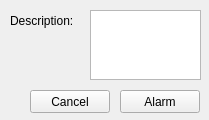
<?xml version="1.0" encoding="UTF-8"?>
<ui version="4.0">
 <class>SilentAlarmWidget</class>
 <widget class="QWidget" name="SilentAlarmWidget">
  <property name="geometry">
   <rect>
    <x>0</x>
    <y>0</y>
    <width>209</width>
    <height>120</height>
   </rect>
  </property>
  <property name="windowTitle">
   <string>Silent Alarm</string>
  </property>
  <widget class="QLabel" name="label">
   <property name="geometry">
    <rect>
     <x>10</x>
     <y>10</y>
     <width>71</width>
     <height>21</height>
    </rect>
   </property>
   <property name="text">
    <string>Description:</string>
   </property>
  </widget>
  <widget class="QPlainTextEdit" name="plainTextEdit">
   <property name="geometry">
    <rect>
     <x>90</x>
     <y>10</y>
     <width>111</width>
     <height>70</height>
    </rect>
   </property>
  </widget>
  <widget class="QPushButton" name="OKButton">
   <property name="geometry">
    <rect>
     <x>120</x>
     <y>90</y>
     <width>80</width>
     <height>23</height>
    </rect>
   </property>
   <property name="text">
    <string>Alarm</string>
   </property>
  </widget>
  <widget class="QPushButton" name="CancelButton">
   <property name="geometry">
    <rect>
     <x>30</x>
     <y>90</y>
     <width>80</width>
     <height>23</height>
    </rect>
   </property>
   <property name="text">
    <string>Cancel</string>
   </property>
  </widget>
 </widget>
 <resources/>
 <connections/>
</ui>
